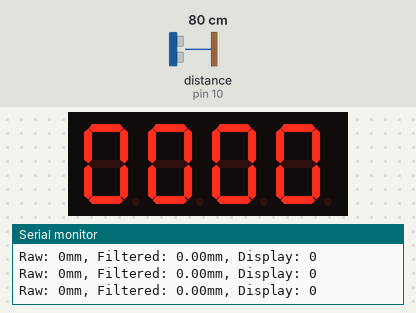
A sketch run on a simulated Arduino Uno, built with avr-gcc and run on an emulated ATmega328P. On the bench: 4-digit seven-segment display, the last lines printed to the serial monitor. Wiring (inferred from the names in the program): ultrasonic range finder: trigger pin 9; echo pin 10. The inputs (shaded band) are chosen by the test bench; at power-on: distance to the obstacle (sensor on pin 10) 80 cm. The echo pulse lasts 58.3 µs per cm.

Above: at 1.2 s.
1.3 s: distance to the obstacle (sensor on pin 10) set to 18 cm
At 2.7 s:
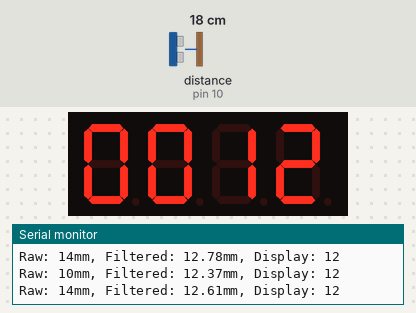
2.9 s: distance to the obstacle (sensor on pin 10) set to 2 cm
At 4.2 s:
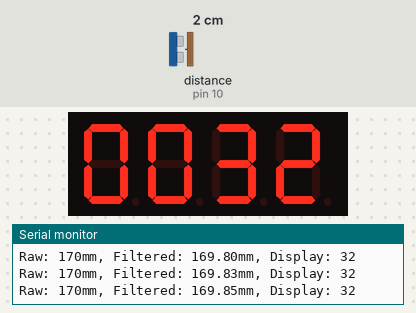
4.5 s: distance to the obstacle (sensor on pin 10) set to 35 cm
At 4.85 s:
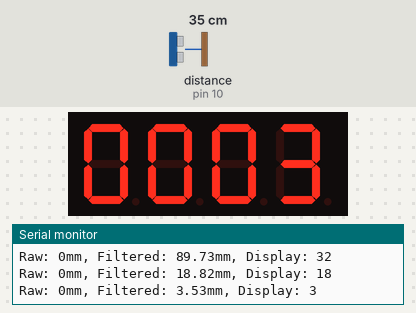
Timing chart, 0 to 7.5 s (numbered marks = the images above; inputs shaded):
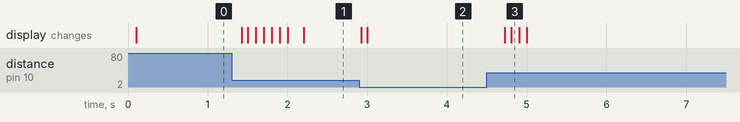

The sketch:

Ultrasonic_Height_Monitoring_System.ino
```cpp
#include <TM1637Display.h>
#include <SimpleKalmanFilter.h>

// Pin definitions
const int trigPin = 9;
const int echoPin = 10;
const int CLK_PIN = 2;
const int DIO_PIN = 3;

// Constants
const int SENSOR_HEIGHT = 190;
const unsigned long MEASURE_INTERVAL = 100;
const unsigned long PULSE_TIMEOUT = 30000;
const int MAX_STABLE_VALUE = 20;
const int STABLE_COUNT = 1;  // You can keep 1 as per your logic

// Variables
int currentHeight = 0;
int lastStableHeight = -1;
unsigned long previousMeasureTime = 0;
int stabilityCounter = 0;

// Objects
TM1637Display display(CLK_PIN, DIO_PIN);
SimpleKalmanFilter heightFilter(2, 2, 0.1);

void setup() {
  pinMode(trigPin, OUTPUT);
  pinMode(echoPin, INPUT);
  digitalWrite(trigPin, LOW);

  display.setBrightness(7);
  display.clear();

  Serial.begin(9600);
  Serial.println("System started...");
}

void loop() {
  unsigned long currentTime = millis();

  if (currentTime - previousMeasureTime >= MEASURE_INTERVAL) {
    previousMeasureTime = currentTime;

    int rawHeight = measureHeight();

    float filteredHeight = heightFilter.updateEstimate(rawHeight);

    currentHeight = processStableValue((int)filteredHeight);

    updateDisplay(currentHeight);

    Serial.print("Raw: ");
    Serial.print(rawHeight);
    Serial.print("mm, Filtered: ");
    Serial.print(filteredHeight);
    Serial.print("mm, Display: ");
    Serial.println(currentHeight);
  }
}

int measureHeight() {
  digitalWrite(trigPin, LOW);
  delayMicroseconds(5);
  digitalWrite(trigPin, HIGH);
  delayMicroseconds(10);
  digitalWrite(trigPin, LOW);

  unsigned long duration = pulseIn(echoPin, HIGH, PULSE_TIMEOUT);

  if (duration == 0) {
    return (lastStableHeight == -1) ? 0 : lastStableHeight;
  }

  float distance = duration * 0.343 / 2.0;
  int height = SENSOR_HEIGHT - (int)distance;

  return constrain(height, 0, SENSOR_HEIGHT);
}

int processStableValue(int newValue) {
  if (lastStableHeight == -1) {
    lastStableHeight = newValue;
    return newValue;
  }

  if (abs(newValue - lastStableHeight) <= MAX_STABLE_VALUE) {
    stabilityCounter++;
    if (stabilityCounter >= STABLE_COUNT) {
      lastStableHeight = newValue;
      stabilityCounter = 0;
    }
    return lastStableHeight;
  } else {
    stabilityCounter = 0;
    return lastStableHeight + (newValue > lastStableHeight ? 1 : -1);
  }
}

void updateDisplay(int value) {
  if (value > 9999) value = 9999;

  static int lastDisplayed = -1;
  if (value != lastDisplayed) {
    display.showNumberDec(value, true);
    lastDisplayed = value;
  }
}
```

Measured:
- after the input at 1.3 s, the display: first changes after 0.12 s (image 1 shows a later state)
- after the input at 2.9 s, the display: first changes at once (image 2 shows a later state)
- after the input at 4.5 s, the display: first changes after 0.23 s (image 3 shows a later state)
